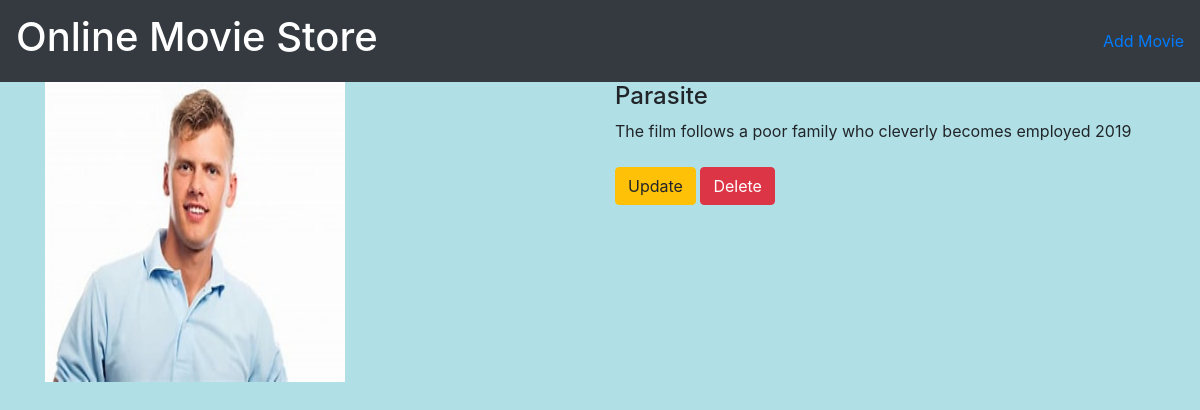
/movie/3/, run on the app's committed database.
### movieapp/models.py (models this page shows, shortened)
class Movie(models.Model):
    name=models.CharField(max_length=250)
    desc=models.TextField()
    year=models.IntegerField()
    img=models.ImageField(upload_to='gellery')

### movieapp/views.py (the view)
# urls.py: path('movie/<int:movie_id>/',views.details,name='details'),
def details(request,movie_id):
    movie=Movie.objects.get(id=movie_id)
    return render(request,'details.html',{'movie':movie})

### templates/details.html
{% extends 'base.html' %}
{% block body %}
<div class="container">
        <div class="row">
                <div class="col-md-6">
                        <img src="{{movie.img.url}}" width="300" height="300">
                </div>
                <div class="col-md-6">
                        <h4> {{movie.name}}</h4>
                        </h6>{{movie.desc}}
                        {{movie.year}}</h6>
                        <br><br>
                        <a class="btn btn-warning" href="{% url 'movieapp:update' movie.id%}">Update</a>
                        <a class="btn btn-danger" href="{% url 'movieapp:delete' movie.id%}">Delete</a>
                </div>
        </div>
</div>
{% endblock %}

### static/styles.css (style rules this page uses)
body { background-color: powderblue; }

### data on the page
Movie: img (picture), name "Parasite", desc "The film follows a poor family who cleverly becomes employed", year "2019"
